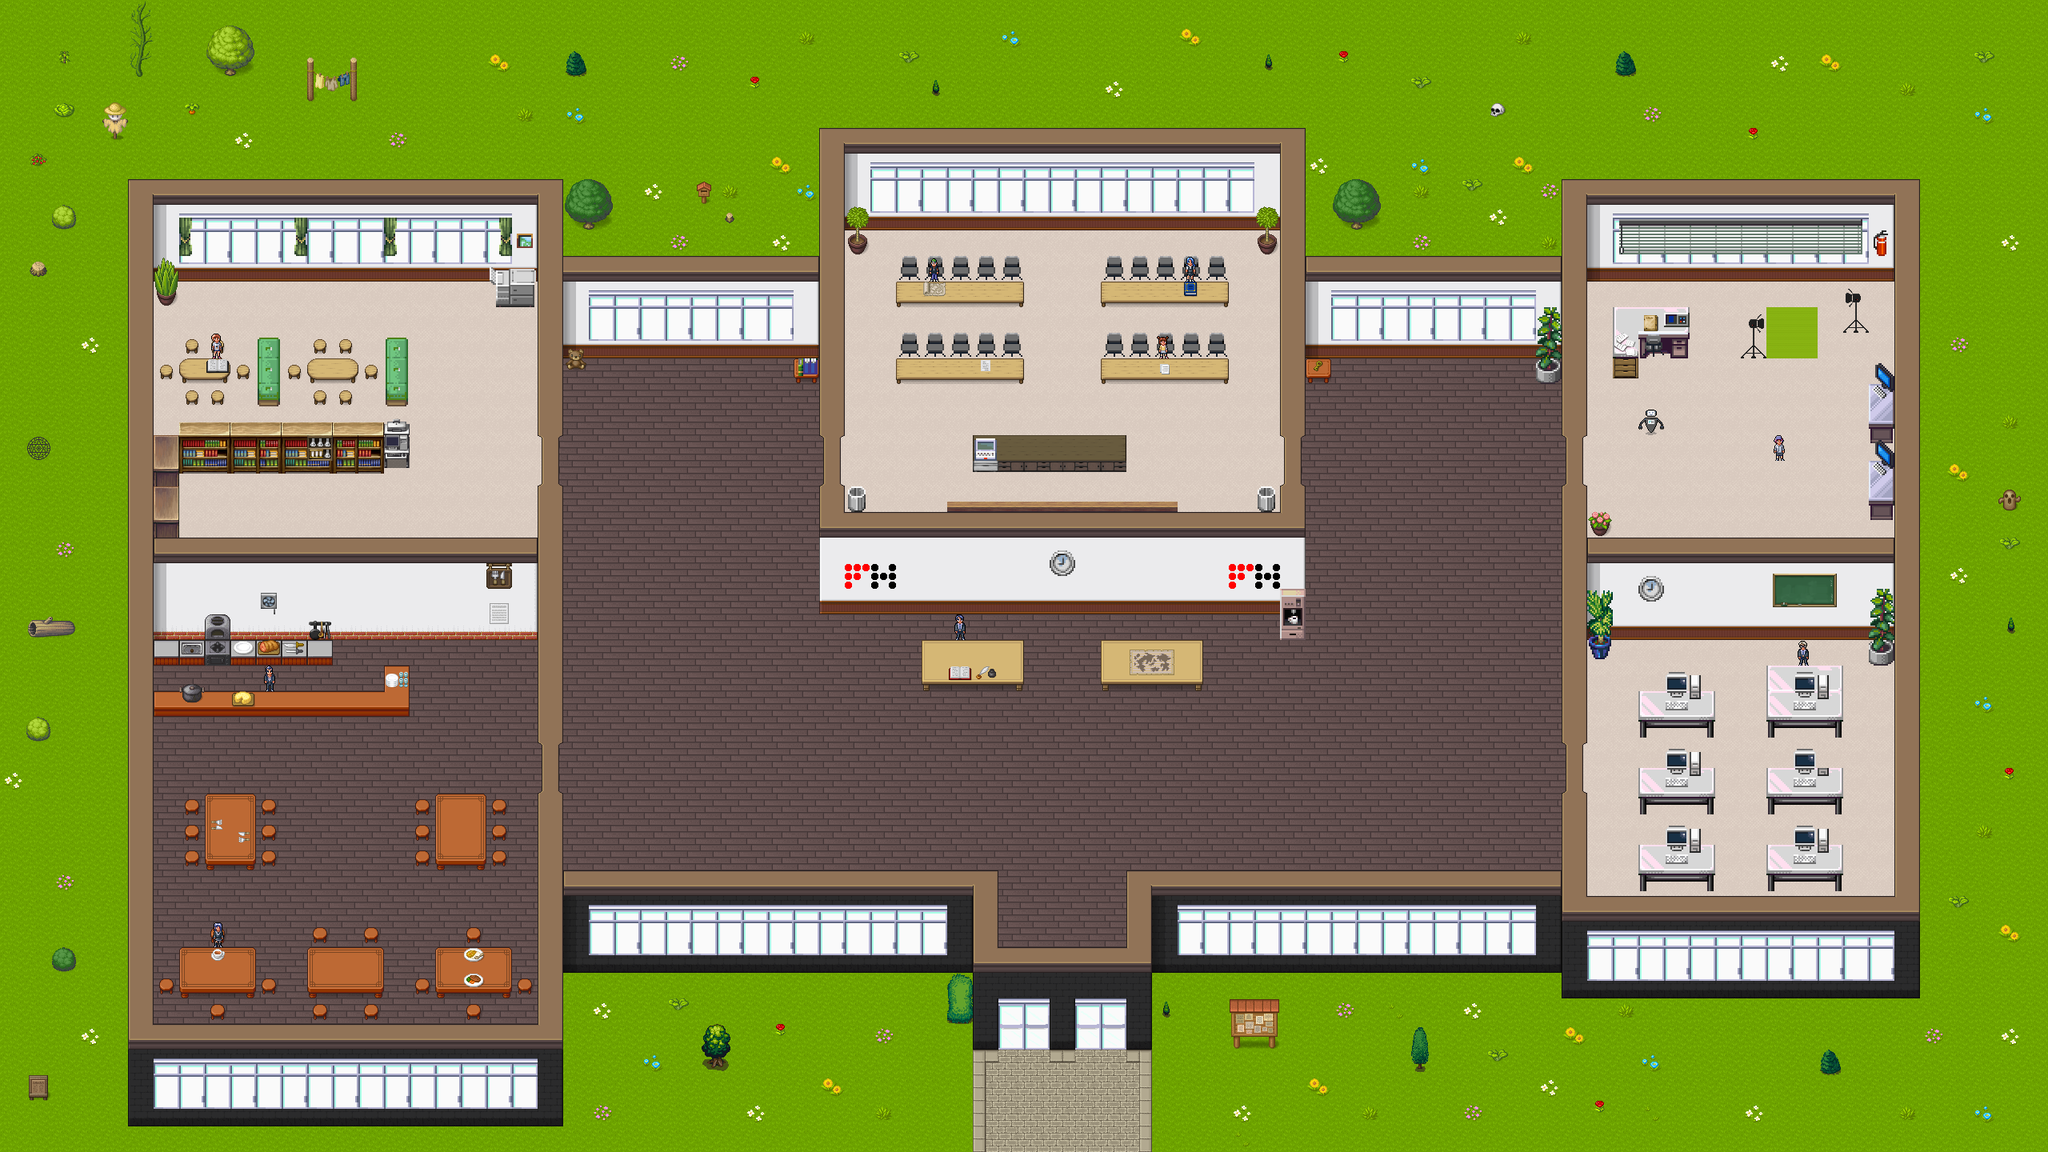

Tiled map render using the project's own tile images. Description and the map definition, with tile-layer contents summarised, below:
An orthogonal 80x45 tile map with 32x32 px tiles, 27 tile layers (ProfPCRaum, Webseite, VRGames, ProfMediaLabor, ...), 6 tilesets.

<map version="1.4" tiledversion="1.4.3" orientation="orthogonal" renderorder="right-down" width="80" height="45" tilewidth="32" tileheight="32" infinite="0" nextlayerid="37" nextobjectid="1">
 <editorsettings>
  <export target="lobby.json" format="json" />
 </editorsettings>
 <tileset firstgid="1" name="ALL" tilewidth="32" tileheight="32" tilecount="20" columns="5">
  <image source="tilemaps/ALL.png" width="160" height="128" />
  <tile id="0">
   <properties>
    <property name="collides" type="bool" value="true" />
   </properties>
  </tile>
 </tileset>
 <tileset firstgid="21" name="background" tilewidth="32" tileheight="32" tilecount="1064" columns="8">
  <image source="tilemaps/fantasy.png" width="256" height="4256" />
 </tileset>
 <tileset firstgid="1085" name="general" tilewidth="32" tileheight="32" tilecount="256" columns="16">
  <image source="tilemaps/general.png" width="512" height="512" />
 </tileset>
 <tileset firstgid="1341" name="plants" tilewidth="32" tileheight="32" tilecount="512" columns="16">
  <image source="tilemaps/plants.png" width="512" height="1024" />
 </tileset>
 <tileset firstgid="1853" name="tilesets_deviant_milkian_1" tilewidth="32" tileheight="32" tilecount="256" columns="16">
  <image source="tilemaps/tilesets_deviant_milkian_1.png" width="512" height="512" />
  <tile id="96">
   <properties>
    <property name="collides" type="bool" value="true" />
   </properties>
  </tile>
  <tile id="196">
   <properties>
    <property name="collides" type="bool" value="true" />
   </properties>
  </tile>
 </tileset>
 <tileset firstgid="2109" name="own" tilewidth="32" tileheight="32" tilecount="100" columns="10">
  <image source="tilemaps/own.png" width="320" height="320" />
 </tileset>
 <layer id="23" name="ProfPCRaum" width="80" height="45">
  <properties>
   <property name="OpenWebsiteTrigger" value="onaction" />
   <property name="openWebsite" value="https://dunnerjunge.github.io/WorkAdventure/Workadventure-faq/index.html?u=1" />
  </properties>
  <data>[3600 cells, 2 non-empty, 1 distinct tile ids]</data>
 </layer>
 <layer id="7" name="Webseite" width="80" height="45">
  <properties>
   <property name="OpenWebsiteTrigger" value="onaction" />
   <property name="openWebsite" value="https://www.fh-kaernten.at/" />
  </properties>
  <data>[3600 cells, 4 non-empty, 1 distinct tile ids]</data>
 </layer>
 <layer id="22" name="VRGames" width="80" height="45">
  <properties>
   <property name="OpenWebsiteTrigger" value="onaction" />
   <property name="openWebsite" value="https://dunnerjunge.github.io/WorkAdventure/functions/games.html" />
  </properties>
  <data>[3600 cells, 4 non-empty, 1 distinct tile ids]</data>
 </layer>
 <layer id="30" name="ProfMediaLabor" width="80" height="45">
  <properties>
   <property name="OpenWebsiteTrigger" value="onaction" />
   <property name="openWebsite" value="https://dunnerjunge.github.io/WorkAdventure/Workadventure-faq/index.html?u=8" />
  </properties>
  <data>[3600 cells, 8 non-empty, 1 distinct tile ids]</data>
 </layer>
 <layer id="27" name="Bibliothek" width="80" height="45">
  <properties>
   <property name="OpenWebsiteTrigger" value="onaction" />
   <property name="openWebsite" value="https://search-fhk.obvsg.at/primo-explore/search?vid=FHK&amp;search_scope=default_scope" />
  </properties>
  <data>[3600 cells, 1 non-empty, 1 distinct tile ids]</data>
 </layer>
 <layer id="20" name="ProjektePreview" width="80" height="45">
  <properties>
   <property name="OpenWebsiteTrigger" value="onaction" />
   <property name="openWebsite" value="https://dunnerjunge.github.io/WorkAdventure/functions/project.html" />
  </properties>
  <data>[3600 cells, 6 non-empty, 1 distinct tile ids]</data>
 </layer>
 <layer id="24" name="menuPlan" width="80" height="45">
  <properties>
   <property name="OpenWebsiteTrigger" value="onaction" />
   <property name="openWebsite" value="menu.png" />
  </properties>
  <data>[3600 cells, 1 non-empty, 1 distinct tile ids]</data>
 </layer>
 <layer id="5" name="Map" width="80" height="45">
  <properties>
   <property name="OpenWebsiteTrigger" value="onaction" />
   <property name="openWebsite" value="map.png" />
  </properties>
  <data>[3600 cells, 4 non-empty, 1 distinct tile ids]</data>
 </layer>
 <layer id="29" name="studentBibliothek" width="80" height="45">
  <properties>
   <property name="OpenWebsiteTrigger" value="onaction" />
   <property name="openWebsite" value="https://dunnerjunge.github.io/WorkAdventure/Workadventure-faq/index.html?u=2" />
  </properties>
  <data>[3600 cells, 2 non-empty, 1 distinct tile ids]</data>
 </layer>
 <layer id="32" name="studentMensa" width="80" height="45">
  <properties>
   <property name="OpenWebsiteTrigger" value="onaction" />
   <property name="openWebsite" value="https://dunnerjunge.github.io/WorkAdventure/Workadventure-faq/index.html?u=3" />
  </properties>
  <data>[3600 cells, 2 non-empty, 1 distinct tile ids]</data>
 </layer>
 <layer id="33" name="AudimaxStudentEins" width="80" height="45">
  <properties>
   <property name="OpenWebsiteTrigger" value="onaction" />
   <property name="openWebsite" value="https://dunnerjunge.github.io/WorkAdventure/Workadventure-faq/index.html?u=4" />
  </properties>
  <data>[3600 cells, 2 non-empty, 1 distinct tile ids]</data>
 </layer>
 <layer id="34" name="AudimaxStudentZwei" width="80" height="45">
  <properties>
   <property name="OpenWebsiteTrigger" value="onaction" />
   <property name="openWebsite" value="https://dunnerjunge.github.io/WorkAdventure/Workadventure-faq/index.html?u=5" />
  </properties>
  <data>[3600 cells, 2 non-empty, 1 distinct tile ids]</data>
 </layer>
 <layer id="35" name="AudimaxStudentDrei" width="80" height="45">
  <properties>
   <property name="OpenWebsiteTrigger" value="onaction" />
   <property name="openWebsite" value="https://dunnerjunge.github.io/WorkAdventure/Workadventure-faq/index.html?u=6" />
  </properties>
  <data>[3600 cells, 2 non-empty, 1 distinct tile ids]</data>
 </layer>
 <layer id="31" name="Roboter" width="80" height="45">
  <properties>
   <property name="OpenWebsiteTrigger" value="onaction" />
   <property name="openWebsite" value="https://dunnerjunge.github.io/WorkAdventure/Workadventure-faq/index.html?u=7" />
  </properties>
  <data>[3600 cells, 8 non-empty, 1 distinct tile ids]</data>
 </layer>
 <layer id="28" name="koch" width="80" height="45">
  <properties>
   <property name="OpenWebsiteTrigger" value="onaction" />
   <property name="openWebsite" value="https://dunnerjunge.github.io/WorkAdventure/Workadventure-faq/index.html?u=0" />
  </properties>
  <data>[3600 cells, 1 non-empty, 1 distinct tile ids]</data>
 </layer>
 <layer id="21" name="image360grad" width="80" height="45">
  <properties>
   <property name="OpenWebsiteTrigger" value="onaction" />
   <property name="openWebsite" value="https://vr.cuas.at/villach/labor/index.html?modal=1" />
  </properties>
  <data>[3600 cells, 4 non-empty, 1 distinct tile ids]</data>
 </layer>
 <layer id="18" name="collider" width="80" height="45">
  <data>[3600 cells, 512 non-empty, 1 distinct tile ids]</data>
 </layer>
 <layer id="8" name="start" width="80" height="45">
  <data>[3600 cells, 15 non-empty, 1 distinct tile ids]</data>
 </layer>
 <layer id="9" name="silentarea" width="80" height="45">
  <properties>
   <property name="silent" type="bool" value="true" />
  </properties>
  <data>[3600 cells, 205 non-empty, 1 distinct tile ids]</data>
 </layer>
 <layer id="25" name="secretTransision" width="80" height="45">
  <properties>
   <property name="exitUrl" value="hidden.json" />
  </properties>
  <data>[3600 cells, 1 non-empty, 1 distinct tile ids]</data>
 </layer>
 <layer id="1" name="boden" width="80" height="45">
  <data>[3600 cells, 1419 non-empty, 5 distinct tile ids]</data>
 </layer>
 <layer id="2" name="auf_boden" width="80" height="45">
  <properties>
   <property name="collides" type="bool" value="true" />
  </properties>
  <data>[3600 cells, 233 non-empty, 73 distinct tile ids]</data>
 </layer>
 <layer id="10" name="auf_auf_boden" width="80" height="45">
  <data>[3600 cells, 72 non-empty, 45 distinct tile ids]</data>
 </layer>
 <layer id="11" name="wand" width="80" height="45">
  <data>[3600 cells, 748 non-empty, 30 distinct tile ids]</data>
 </layer>
 <layer id="19" name="auf_wand" width="80" height="45">
  <data>[3600 cells, 364 non-empty, 36 distinct tile ids]</data>
 </layer>
 <layer id="12" name="aussenbereich" width="80" height="45">
  <data>[3600 cells, 1365 non-empty, 28 distinct tile ids]</data>
 </layer>
 <objectgroup id="3" name="floorLayer" />
 <layer id="4" name="oben" width="80" height="45">
  <data>[3600 cells, 197 non-empty, 67 distinct tile ids]</data>
 </layer>
</map>
